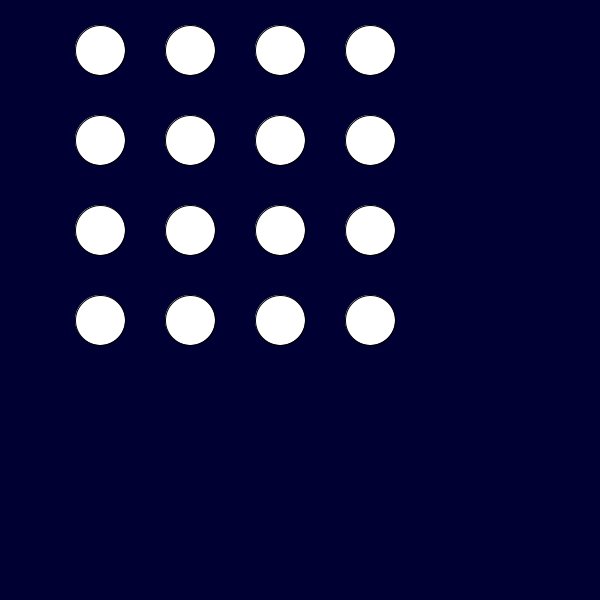
Frame 1 (no input)
Frame 60 (the mouse pressed at the canvas centre just before this capture): identical to frame 1, image omitted
Frame 120 (the mouse held since frame 60 and released just before this capture): identical to frame 1, image omitted

The Processing sketch that drew this single still picture (run headless with seeded random() and noise(); from frame 60 on, the mouse is pressed at the canvas centre):

// Processing sketch: var_1
// ── var_1.pde

int x = 100;
int y = 50;
int dist = 40;
int dy = 10;
int radiuse = 50;

void setup(){
  size(600,600);
  background(0, 0, 51);
  
  ellipse(x + 0, y + 0, radiuse, radiuse);
  ellipse(x + radiuse * 1 + dist * 1, y + 0, radiuse, radiuse);
  ellipse(x + radiuse * 2 + dist * 2, y + 0, radiuse, radiuse);
  ellipse(x + radiuse * 3 + dist * 3, y + 0, radiuse, radiuse);
  
  ellipse(x + 0, y + radiuse * 1 + dist * 1, radiuse, radiuse);
  ellipse(x + radiuse * 1 + dist * 1, y + radiuse * 1 + dist * 1, radiuse, radiuse);
  ellipse(x + radiuse * 2 + dist * 2, y + radiuse * 1 + dist * 1, radiuse, radiuse);
  ellipse(x + radiuse * 3 + dist * 3, y + radiuse * 1 + dist * 1, radiuse, radiuse);
  
  ellipse(x + 0, y + radiuse * 2 + dist * 2, radiuse, radiuse);
  ellipse(x + radiuse * 1 + dist * 1, y+ radiuse * 2 + dist * 2, radiuse, radiuse);
  ellipse(x + radiuse * 2 + dist * 2, y+ radiuse * 2 + dist * 2, radiuse, radiuse);
  ellipse(x + radiuse * 3 + dist * 3, y+ radiuse * 2 + dist * 2, radiuse, radiuse);
  
  ellipse(x + 0, y + radiuse * 3 + dist * 3, radiuse, radiuse);
  ellipse(x + radiuse * 1 + dist * 1, y + radiuse * 3 + dist * 3, radiuse, radiuse);
  ellipse(x + radiuse * 2 + dist * 2, y + radiuse * 3 + dist * 3, radiuse , radiuse);
  ellipse(x + radiuse * 3 + dist * 3, y + radiuse * 3 + dist * 3, radiuse, radiuse);
  
}

void draw(){
  
  
}
